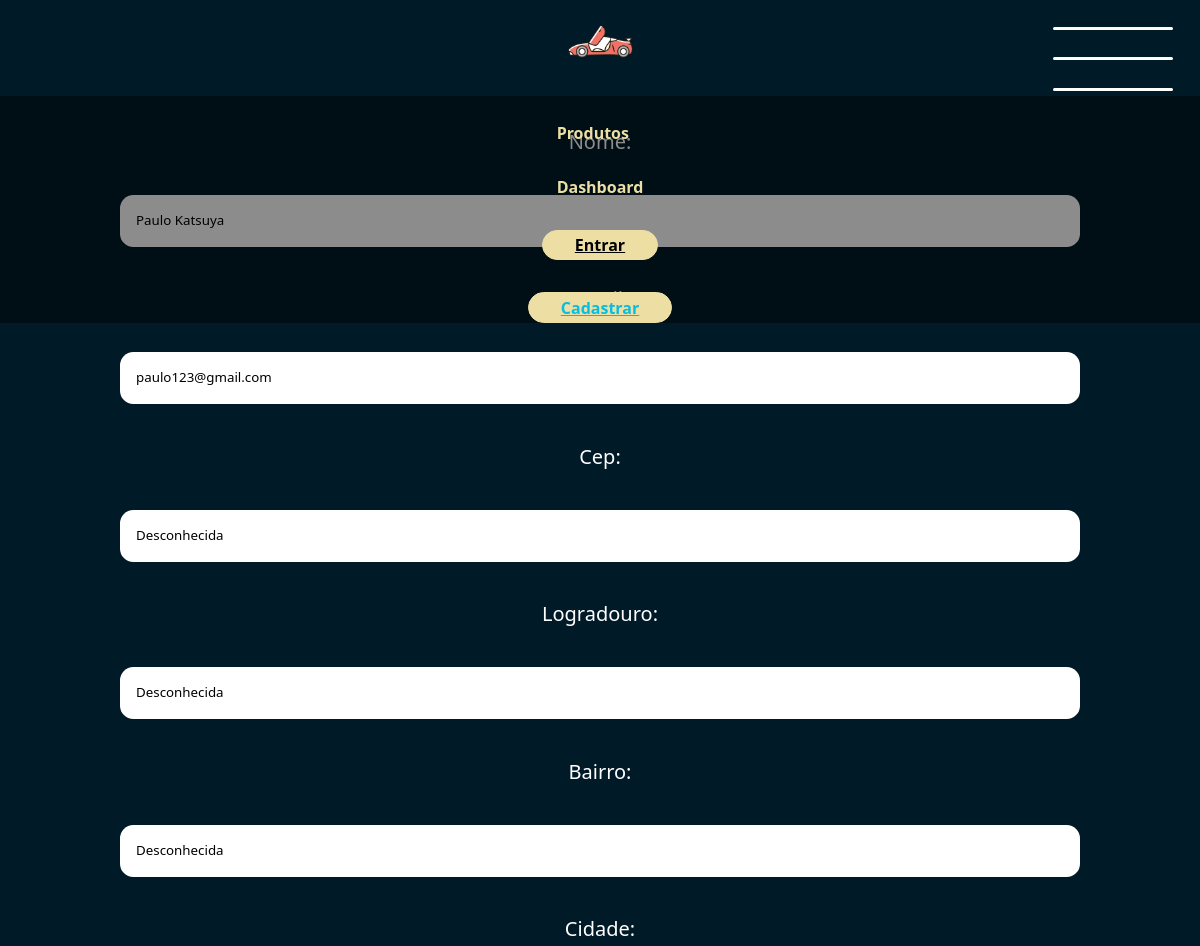
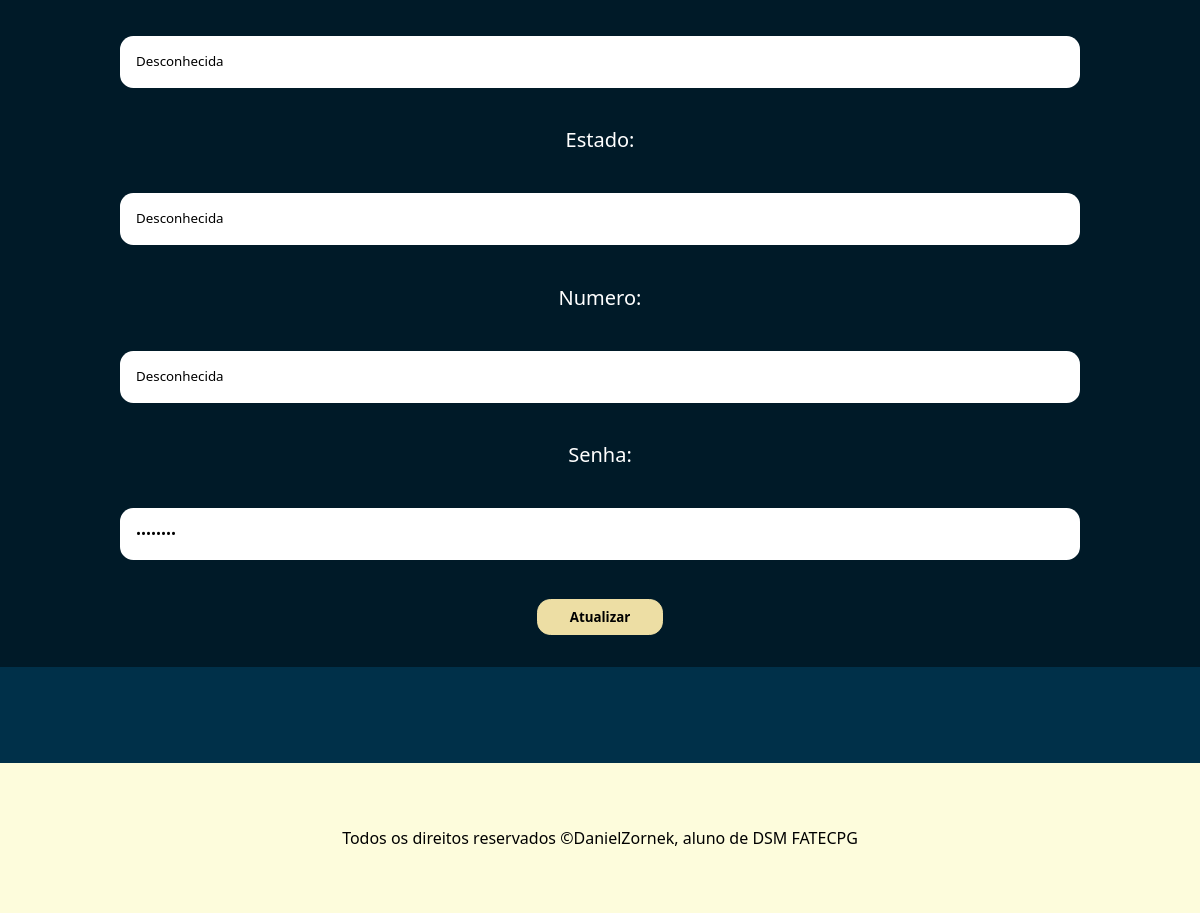
Screenshot of /editar-usuario/8 with the database file from the repository (2 pictures, top to bottom).
### app/models.py (models this page shows, shortened)
class Usuario(models.Model): # aqui dizemos que a classe pai Model irá dar herança para a classe usuario
    nome = models.CharField(max_length=100) # varchar, deve especificar o tamanho
    email = models.EmailField()
    cep = models.CharField(max_length=10, default="Desconhecida")
    logradouro = models.CharField(max_length=100, default="Desconhecida")
    bairro = models.CharField(max_length=60, default="Desconhecida")
    cidade = models.CharField(max_length=60, default="Desconhecida")
    estado = models.CharField(max_length=3, default="Desconhecida")
    numero = models.CharField(max_length=10, default="Desconhecida")
    senha = models.CharField(max_length=16)

### app/views.py (the view)
# urls.py: path('editar-usuario/<int:id_usuario>', views.editarUsuario, name="editarUsuario"),
def editarUsuario(request, id_usuario):
    usuario = Usuario.objects.get(id=id_usuario)
    formUsuarioEditar = formulario(request.POST or None, instance=usuario)
    if request.POST:
        if formUsuarioEditar.is_valid():
            formUsuarioEditar.save()
            return redirect("exibirUsuarios")
    else:
        return render(request, "editar-usuario.html", {'form' : formUsuarioEditar})

### app/forms.py
class formulario(forms.ModelForm):
    class Meta: # não precisa de parenteses
        model = Usuario
        fields = ('nome', 'email', 'cep', 'logradouro', 'bairro', 'cidade', 'estado', 'numero', 'senha')
        widgets = {
            'nome' : forms.TextInput(attrs={'type':'text', 'class':'form-input'}),
            'email' : forms.TextInput(attrs={'type':'email', 'class':'form-input'}),
            'cep' : forms.TextInput(attrs={'type':'text', 'class': 'form-input'}),
            'logradouro' : forms.TextInput(attrs={'type':'text', 'class': 'form-input'}),
            'bairro' : forms.TextInput(attrs={'type':'text', 'class': 'form-input'}),
            'cidade' : forms.TextInput(attrs={'type':'text', 'class': 'form-input'}),
            'estado' : forms.TextInput(attrs={'type':'text', 'class': 'form-input'}),
            'numero' : forms.TextInput(attrs={'type':'text', 'class': 'form-input'}),
            'senha' : forms.TextInput(attrs={'type':'password', 'class':'form-input'})
        }

### app/templates/editar-usuario.html (shortened to what this page needs)
{% extends 'template.html' %}
{% load static %}
{% block style %} <link rel="stylesheet" href="{% static '_forms.css' %}"> {% endblock %}
{% block conteudo %}
    <form method="POST" class="form">
        {{ form.as_p }}
        <button type="submit" class="form-button">
            Atualizar
        </button>
    </form>
{% endblock %}

### app/static/template.css (style rules this page uses)
* { margin: 0; padding: 0; box-sizing: border-box; font-family: 'Segoe UI', Tahoma, Geneva, Verdana, sans-serif; }
:root { --cor1: #06BEE1; --cor2: #003049; --cor3: #EDDEA4; --cor4: #280003; --cor5: #DB5461; }
html { overflow-x: hidden; }
body { background-color: var(--cor2); background-repeat: no-repeat; display: flex; flex-direction: column; align-items: center; }
p { font-size: 20px; }

### app/static/_forms.css (style rules this page uses)
.form { width: 100%; display: flex; flex-direction: column; align-items: center; gap: 2em; font-size: 1.2em; }
.form p { width: 100%; display: flex; flex-direction: column; align-items: center; gap: 2em; }
.form-input { padding: 1.2em; border: none; outline: none; border-radius: 1em; width: 80%; transition: .3s ease-in-out; border-bottom: 2px solid transparent; }
.form-button { cursor: pointer; background-color: var(--cor3); color: #000000; padding: .6em 2.4em; border: none; border: 1px solid var(--cor3); border-radius: 1em; transition: .3s ease-in; font-weight: 600; }

### rows the page displays
Usuario: nome "Paulo Katsuya", email "paulo123@gmail.com", cep "Desconhecida", logradouro "Desconhecida", bairro "Desconhecida", cidade "Desconhecida", estado "Desconhecida", numero "Desconhecida"
